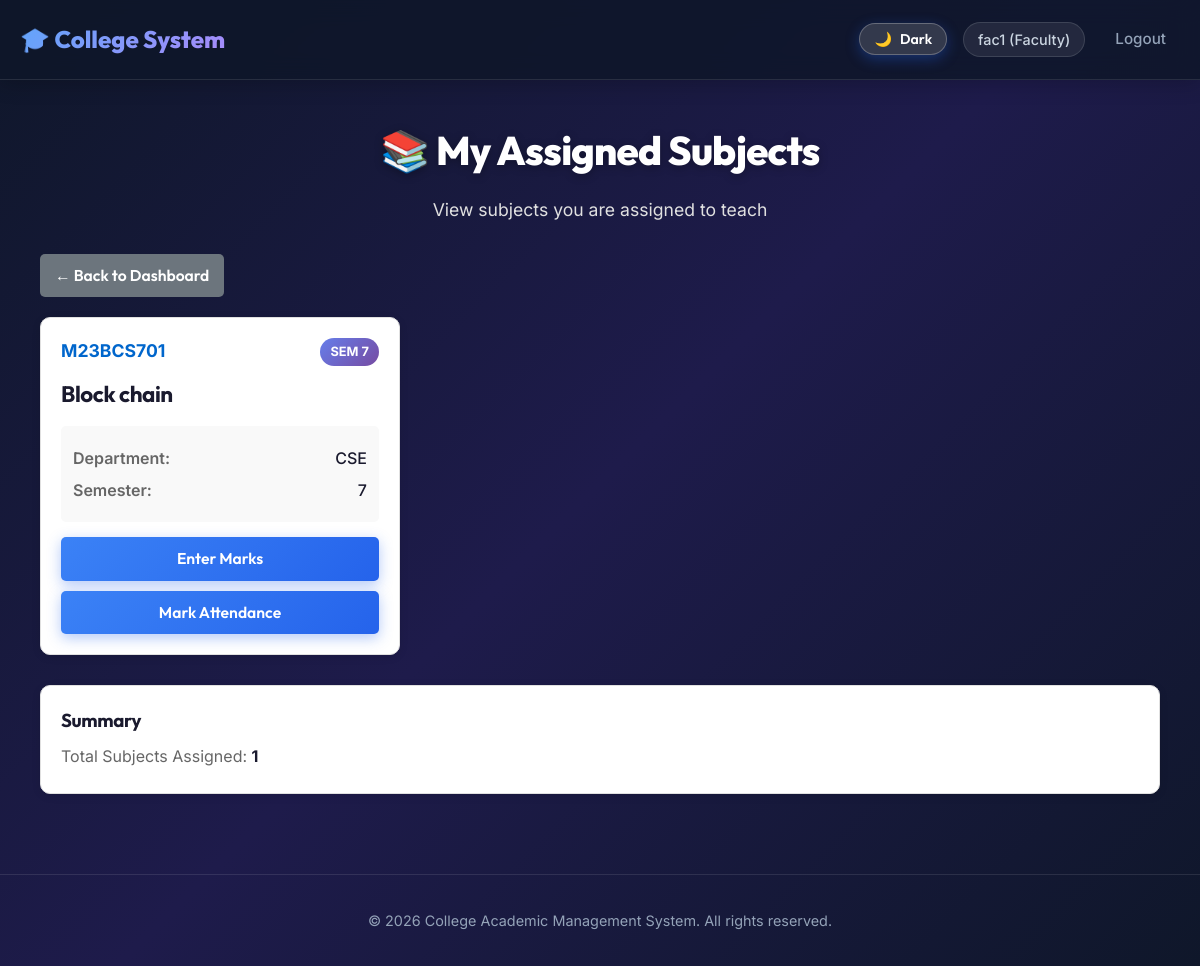
The page /faculty/subjects (signed in) on the database its author committed.
### backend/app.py (models this page shows, shortened)
class User(UserMixin, db.Model):
    id = db.Column(db.Integer, primary_key=True)
    username = db.Column(db.String(150), unique=True, nullable=False)
    password_hash = db.Column(db.String(256), nullable=False)
    role = db.Column(db.String(20), nullable=False)  # Admin, HOD, Faculty, Student
    dept = db.Column(db.String(100), nullable=True)

class Subject(db.Model):
    id = db.Column(db.Integer, primary_key=True)
    code = db.Column(db.String(50), unique=True, nullable=False)
    name = db.Column(db.String(200), nullable=False)
    dept = db.Column(db.String(100), nullable=True)
    semester = db.Column(db.Integer, nullable=True)

### backend/app.py (the view)
@app.route('/faculty/subjects')
@login_required
@role_required('Faculty')
def faculty_view_subjects():
    assignments = FacultyAssignment.query.filter_by(faculty_id=current_user.id).all()
    subjects = [a.subject for a in assignments if a.subject]
    return render_template('faculty_view_subjects.html', subjects=subjects)

### backend/app.py (called while the page is built)
@app.context_processor
def inject_user():
    return dict(user=current_user)

def role_required(*roles):
    def decorator(f):
        @wraps(f)
        def decorated_function(*args, **kwargs):
            if not current_user.is_authenticated:
                return login_manager.unauthorized()
            if current_user.role not in roles:
                flash('Access denied: insufficient permissions', 'danger')
                return redirect(url_for('dashboard'))
            return f(*args, **kwargs)
        return decorated_function
    return decorator

@login_manager.user_loader
def load_user(user_id):
    return User.query.get(int(user_id))

### frontend/templates/faculty_view_subjects.html (shortened to what this page needs)
{% extends 'base.html' %}
{% block content %}
<div class="container">
  <div class="page-header">
    <h1 style="color: #ffffff;">📚 My Assigned Subjects</h1>
    <p style="color: #e0e0e0;">View subjects you are assigned to teach</p>
  </div>
  <a href="/dashboard" class="btn btn-back">← Back to Dashboard</a>
  <div class="subjects-grid">
    {% if subjects %}
      {% for subject in subjects %}
        <div class="subject-card">
          <div class="subject-header">
            <div class="subject-code" style="color: #0066cc; font-weight: bold;">{{ subject.code }}</div>
            <div class="semester-badge">SEM {{ subject.semester }}</div>
          </div>
          <h2 style="color: #1a1a2e;">{{ subject.name }}</h2>
          <div class="subject-details">
            <div class="detail-row">
              <span class="label" style="color: #666;">Department:</span>
              <span class="value" style="color: #1a1a2e;">{{ subject.dept or 'N/A' }}</span>
            </div>
            <div class="detail-row">
              <span class="label" style="color: #666;">Semester:</span>
              <span class="value" style="color: #1a1a2e;">{{ subject.semester or 'N/A' }}</span>
            </div>
          </div>
          <div class="subject-actions">
            <a href="/faculty/marks" class="btn btn-action">Enter Marks</a>
            <a href="/faculty/attendance" class="btn btn-action-secondary">Mark Attendance</a>
          </div>
        </div>
      {% endfor %}
    {% else %}
      <div class="alert alert-info" style="color: #0066cc;">
        <h3 style="color: #0066cc;">No subjects assigned</h3>
        <p style="color: #0066cc;">You don't have any subjects assigned yet. Please contact your HOD for assignments.</p>
      </div>
    {% endif %}
  </div>
  {% if subjects %}
    <div class="summary-section">
      <h3 style="color: #1a1a2e;">Summary</h3>
      <p style="color: #666;">Total Subjects Assigned: <span style="color: #1a1a2e; font-weight: bold;">{{ subjects|length }}</span></p>
    </div>
  {% endif %}
</div>
{% endblock %}

### frontend/templates/base.html (shortened to what this page needs)
<!doctype html>
<html lang="en">
<head>
  <link rel="stylesheet" href="/static/css/styles.css">
</head>
<body>
  <header class="site-header">
    <div class="container header-row">
      <a href="{% if user %}/dashboard{% else %}/{% endif %}" class="brand">🎓 College System</a>
      <nav>
        <button id="theme-toggle-btn" class="btn" style="background: rgba(255,255,255,0.15); border: 1px solid rgba(255,255,255,0.25); color: #fff; padding: 6px 14px; font-size: 0.88rem; cursor: pointer; border-radius: 20px;">
          <span id="theme-btn-icon">🌙</span> <span id="theme-btn-text">Dark</span>
        </button>
        {% if user %}
          <span class="muted">{{ user.username }} ({{ user.role }})</span>
          <a href="/logout">Logout</a>
        {% else %}
          <a href="/login">Login</a>
          <a href="/signup">Sign Up</a>
        {% endif %}
      </nav>
    </div>
  </header>
  <main class="container">
    {% block content %}{% endblock %}
  </main>
  <footer style="text-align: center; color: #94a3b8; margin-top: 40px; padding: 20px; border-top: 1px solid rgba(255,255,255,0.1);">
    <p>&copy; 2026 College Academic Management System. All rights reserved.</p>
  </footer>
</body>
</html>

### frontend/static/css/styles.css (style rules this page uses)
:root { --bg-gradient: linear-gradient(135deg, #0f172a 0%, #1e1b4b 50%, #0f172a 100%); --card-bg: #ffffff; --card-shadow: 0 10px 30px -5px rgba(0, 0, 0, 0.25), 0 4px 12px -2px rgba(0, 0, 0, 0.15); --primary: #3b82f6; --primary-hover: #2563eb; --secondary: #6366f1; --accent: #10b981; --accent-purple: #8b5cf6; --danger: #ef4444; --warning: #f59e0b; --info: #06b6d4; --text-dark: #0f172a; --text-muted: #64748b; --text-light: #f8fafc; --text-light-muted: #94a3b8; --border-light: #e2e8f0; --radius-lg: 16px; --radius-md: 10px; --radius-sm: 6px; }
*, *::before, *::after { box-sizing: border-box; }
html, body { min-height: 100vh; margin: 0; padding: 0; font-family: 'Inter', system-ui, -apple-system, sans-serif; background: var(--bg-gradient); background-attachment: fixed; color: var(--text-light); line-height: 1.5; }
h1, h2, h3, h4, h5, h6 { font-family: 'Outfit', sans-serif; letter-spacing: -0.02em; }
.site-header { background: rgba(15, 23, 42, 0.85); backdrop-filter: blur(12px); border-bottom: 1px solid rgba(255, 255, 255, 0.1); position: sticky; top: 0; z-index: 1000; box-shadow: 0 4px 20px rgba(0, 0, 0, 0.2); }
.header-row { display: flex; justify-content: space-between; align-items: center; padding: 16px 28px; max-width: 1300px; margin: 0 auto; }
.brand { font-family: 'Outfit', sans-serif; font-weight: 800; font-size: 1.5rem; background: linear-gradient(135deg, #60a5fa 0%, #a78bfa 100%); -webkit-background-clip: text; background-clip: text; -webkit-text-fill-color: transparent; text-decoration: none; display: flex; align-items: center; gap: 10px; transition: transform 0.2s ease; }
nav { display: flex; align-items: center; gap: 16px; }
nav a { color: var(--text-light-muted); text-decoration: none; font-weight: 500; font-size: 0.95rem; padding: 8px 14px; border-radius: var(--radius-sm); transition: all 0.2s ease; }
nav span.muted { font-size: 0.9rem; color: #cbd5e1; background: rgba(255, 255, 255, 0.08); padding: 6px 14px; border-radius: 20px; border: 1px solid rgba(255, 255, 255, 0.12); font-weight: 500; }
.container { max-width: 1300px; margin: 0 auto; padding: 28px 20px 60px; }
.page-header { text-align: center; margin-bottom: 32px; }
.page-header h1 { font-size: 2.5rem; font-weight: 800; margin: 0 0 8px; color: #ffffff; text-shadow: 0 2px 10px rgba(0, 0, 0, 0.3); }
.page-header p { color: #cbd5e1; font-size: 1.1rem; }
button, .btn { font-family: 'Outfit', sans-serif; display: inline-flex; align-items: center; justify-content: center; gap: 8px; padding: 12px 22px; font-weight: 600; font-size: 0.98rem; border-radius: var(--radius-md); border: none; cursor: pointer; background: linear-gradient(135deg, #3b82f6 0%, #2563eb 100%); color: #ffffff; text-decoration: none; box-shadow: 0 4px 14px rgba(37, 99, 235, 0.35); transition: all 0.2s ease; }
.btn-back { background: rgba(255, 255, 255, 0.1); color: #ffffff; box-shadow: none; margin-bottom: 24px; }
footer { text-align: center; color: var(--text-light-muted); padding: 30px 20px; border-top: 1px solid rgba(255, 255, 255, 0.08); font-size: 0.9rem; }

### rows shown on the page
User: username "fac1", role "Faculty"
Subject: code "M23BCS701", semester "7", name "Block chain", dept "CSE"

### other values the page prints
{{ subjects|length }} "1"
